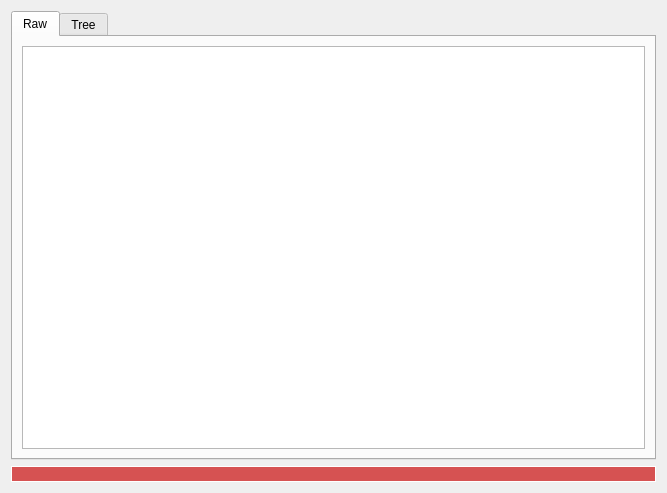
<?xml version="1.0" encoding="UTF-8"?>
<ui version="4.0">
 <class>Dialog</class>
 <widget class="QDialog" name="Dialog">
  <property name="geometry">
   <rect>
    <x>0</x>
    <y>0</y>
    <width>667</width>
    <height>493</height>
   </rect>
  </property>
  <property name="windowTitle">
   <string>XML viewer</string>
  </property>
  <property name="locale">
   <locale language="English" country="UnitedStates"/>
  </property>
  <layout class="QVBoxLayout" name="verticalLayout">
   <item>
    <widget class="QTabWidget" name="tabWidget">
     <property name="currentIndex">
      <number>0</number>
     </property>
     <widget class="QWidget" name="tabRaw">
      <attribute name="title">
       <string>Raw</string>
      </attribute>
      <layout class="QVBoxLayout" name="verticalLayout_2">
       <item>
        <widget class="QTextBrowser" name="xmlText"/>
       </item>
      </layout>
     </widget>
     <widget class="QWidget" name="tabTree">
      <attribute name="title">
       <string>Tree</string>
      </attribute>
      <layout class="QVBoxLayout" name="verticalLayout_3">
       <item>
        <widget class="QTreeView" name="xmlTree"/>
       </item>
      </layout>
     </widget>
    </widget>
   </item>
   <item>
    <widget class="QLabel" name="lblError">
     <property name="styleSheet">
      <string notr="true">background-color: rgb(214, 82, 82);
color: rgb(255, 255, 255);</string>
     </property>
     <property name="frameShape">
      <enum>QFrame::Box</enum>
     </property>
     <property name="frameShadow">
      <enum>QFrame::Plain</enum>
     </property>
     <property name="margin">
      <number>5</number>
     </property>
    </widget>
   </item>
  </layout>
 </widget>
 <tabstops>
  <tabstop>tabWidget</tabstop>
  <tabstop>xmlText</tabstop>
  <tabstop>xmlTree</tabstop>
 </tabstops>
 <resources/>
 <connections/>
</ui>
